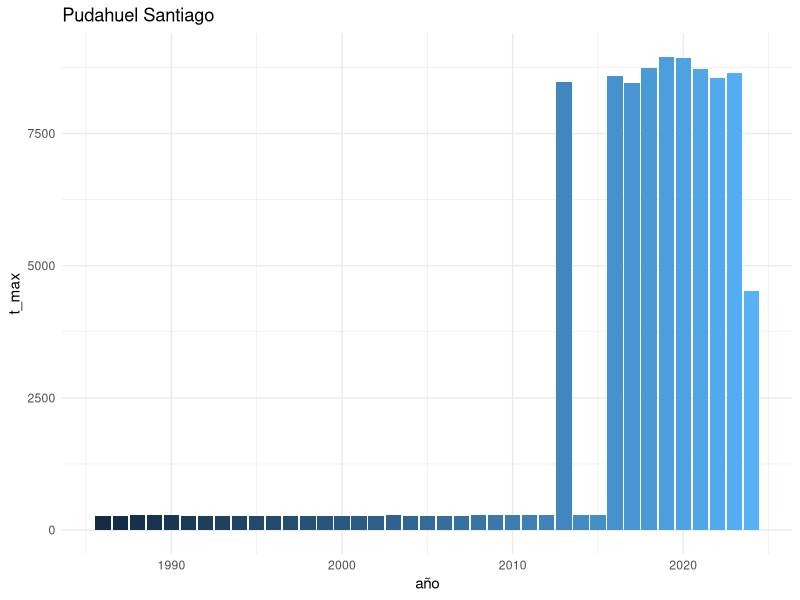

Here is the R script that generated this plot:
# un script común de R que podría ser mejor si fuera una aplicación

library(dplyr)
library(readr)
library(ggplot2)

# carga de datos
datos <- read_csv2("datos/temperaturas_chile_anuales.csv")

# ver nombres de estaciones
datos |> distinct(nombre) |> print(n=Inf)

# inputs que modifican el gráfico
estacion = "Quinta Normal, Santiago"
estacion = "Pudahuel Santiago"
año_min = 2000
año_min = 1986

# gráfico
datos |> 
  filter(nombre == estacion) |> 
  filter(año >= año_min) |> 
  ggplot() +
  aes(x = año, y = t_max, fill = año) +
  geom_col() +
  theme_minimal() +
  guides(fill = guide_none()) +
  labs(title = estacion)
